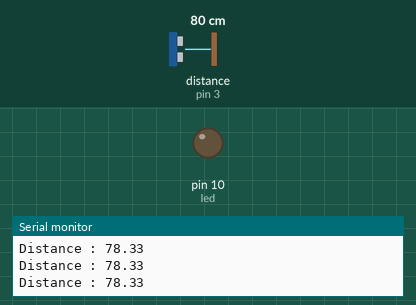
Recording of a sketch running on a simulated Arduino Uno, built with avr-gcc and run on an emulated ATmega328P. Parts: output pins drawn as LEDs (lit = HIGH), the last lines printed to the serial monitor. Wiring (inferred from the names in the program): ultrasonic range finder: trigger pin 2; echo pin 3. Inputs (shaded band) come from the test bench; at power-on: distance to the obstacle (sensor on pin 3) 80 cm. The echo pulse lasts 58.3 µs per cm; pins used as bus, display or sensor lines are not drawn.

Above: at 1.2 s.
1.3 s: distance to the obstacle (sensor on pin 3) set to 2 cm
At 2.0 s:
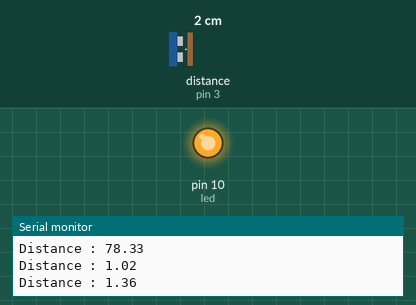
3.0 s: distance to the obstacle (sensor on pin 3) set to 18 cm
At 3.4 s:
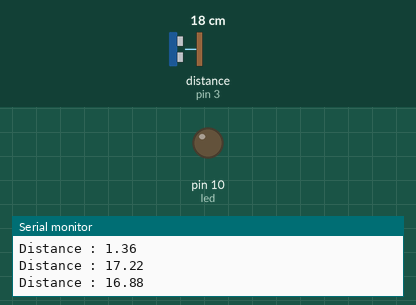
4.5 s: distance to the obstacle (sensor on pin 3) set to 4 cm
At 4.9 s:
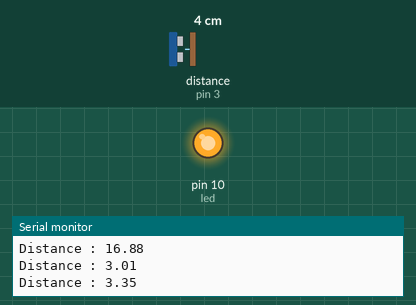
Timing chart, 0 to 7.5 s (numbered marks = the images above; inputs shaded):
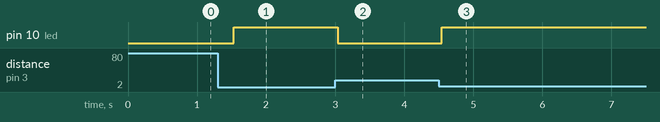

Measured:
- after the input at 1.3 s, pin 10 (led): LOW → HIGH after 0.23 s
- after the input at 3.0 s, pin 10 (led): HIGH → LOW at once
- after the input at 4.5 s, pin 10 (led): LOW → HIGH after 0.05 s

The sketch:

Ultrasonic_sensor.ino.ino
```cpp
/*#define trigPin 13 //pin 13 as Trig pin

#define echoPin 12 //pin 12 as echo pin

#define led 11 //pin 11 as Led output*/
// defines pins number
const int trigPin=2;
const int echoPin=3;
const int led=10;


float distance=0;
unsigned long duration=0;
float error_Factor=0.65;

void setup()

{
Serial.begin (9600);// starts the serial communication

pinMode(trigPin, OUTPUT);//sets the trig pin as an output

pinMode(echoPin, INPUT);//sets the echo pin as output

pinMode(led, OUTPUT);

}

void loop()

{

digitalWrite(trigPin, LOW);

delayMicroseconds(2);
//Sets the trigPin on high state for 10 micro seconds

digitalWrite(trigPin, HIGH);
delayMicroseconds(10);

digitalWrite(trigPin, LOW);
delayMicroseconds(2);

//Reads the echoPin, returns the sound wave travel time in microseconds

duration = pulseIn(echoPin, HIGH);


//calculate the distance (CM and inches)
distance=((duration *0.0340)/2)- error_Factor;


if (distance <= 10)

{
  digitalWrite(led,HIGH);

}

else {

digitalWrite(led,LOW);

}

//prints the distance in serial monitor

Serial.print("Distance : ");

Serial.println(distance);

delay(300);

}
```
